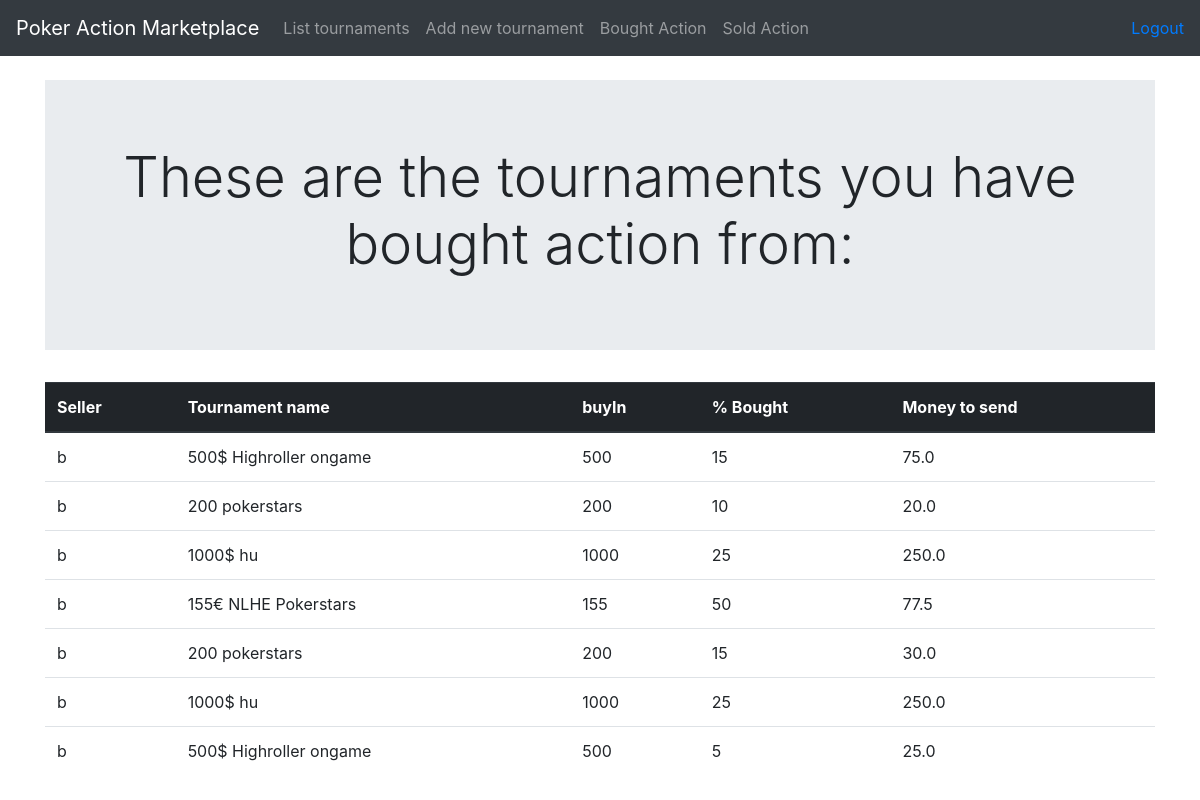
Screenshot of /tournaments/bought (signed in) with the database file from the repository.
### application/tournamentPackages/models.py (models this page shows, shortened)
class BoughtActionFromTournament(Base):
    tournament_package_id = db.Column(db.Integer, db.ForeignKey('tournament_package.id'), nullable=False)
    seller_name = db.Column(db.String(144), nullable=False)
    buyer_id = db.Column(db.Integer, db.ForeignKey('account.id'), nullable=False)
    actionboughtpct = db.Column(db.Integer, nullable=False)

class TournamentPackage(Base):
    tournament = db.Column(db.String(144), nullable=False)
    buyin = db.Column(db.Integer, nullable=False)
    pcttobesold = db.Column(db.Integer, nullable=False)
    pctleft = db.Column(db.Integer, nullable=False)
    account_id = db.Column(db.Integer, db.ForeignKey('account.id'), nullable=False)
    @staticmethod
    def tournaments_bought_action_from(id):
        stmt = text("SELECT bought_action_from_tournament.seller_name, tournament_package.tournament, tournament_package.buyIn, bought_action_from_tournament.actionboughtpct FROM account"
                " LEFT JOIN bought_action_from_tournament ON account.id = bought_action_from_tournament.buyer_id"
                " LEFT JOIN tournament_package ON bought_action_from_tournament.tournament_package_id = tournament_package.id"
                " WHERE bought_action_from_tournament.buyer_id = {}".format(id))
        res = db.engine.execute(stmt)
        asAnArray = []
        for row in res:
            temp = list(row)
            asAnArray.append(temp)
        return asAnArray

### application/tournamentPackages/views.py (the view)
@app.route('/tournaments/bought', methods=["GET"])
@login_required
def show_purchased_tournaments():
    boughtTournaments = TournamentPackage.tournaments_bought_action_from(current_user.id)
    print(type(boughtTournaments))
    for row in boughtTournaments:
        print(type(row))
        print(row)
    return render_template('tournaments/bought.html', boughtTournaments = boughtTournaments)
    return True

### application/__init__.py (called while the page is built)
@login_manager.user_loader
def load_user(user_id):
    return User.query.get(user_id)

### application/templates/tournaments/bought.html (shortened to what this page needs)
{% extends "layout.html" %}
{% block body %}
<div class="jumbotron jumbotron-fluid">
  <div class="container">
    <h1 class="display-4" align=center>These are the tournaments you have bought action from:</h1>
  </div>
</div>
<table class="table">
  <thead class="thead-dark">
  <th scope="col">Seller</th>
  <th scope="col">Tournament name</th>
  <th scope="col">buyIn</th>
  <th scope="col">% Bought</th>
  <th scope="col">Money to send</th>
  </thead>
  <tbody>
  {% for tournament in boughtTournaments %}
  <tr>
    <td>{{ tournament[0] }}</td>
    <td>{{ tournament[1] }}</td>
    <td>{{ tournament[2] }}</td>
    <td>{{ tournament[3] }}</td>
    <td>{{ (tournament[2]*(tournament[3]/100)) }}</td>
  </tr>
{% endfor %}
</tbody>
</table>
{% endblock %}

### rows the page displays
BoughtActionFromTournament: seller_name "b", tournament "500$ Highroller ongame", buyin "500", actionboughtpct "15"
TournamentPackage: (tournament[2]*(tournament[3]/100)) "75.0", (tournament[2]*(tournament[3]/100)) "25.0"
BoughtActionFromTournament: seller_name "b", tournament "200 pokerstars", buyin "200", actionboughtpct "10"
TournamentPackage: (tournament[2]*(tournament[3]/100)) "20.0", (tournament[2]*(tournament[3]/100)) "30.0"
BoughtActionFromTournament: seller_name "b", tournament "1000$ hu", buyin "1000", actionboughtpct "25"
TournamentPackage: (tournament[2]*(tournament[3]/100)) "250.0"
BoughtActionFromTournament: seller_name "b", tournament "155€ NLHE Pokerstars", buyin "155", actionboughtpct "50"
TournamentPackage: (tournament[2]*(tournament[3]/100)) "77.5"
BoughtActionFromTournament: seller_name "b", tournament "200 pokerstars", buyin "200", actionboughtpct "15"
BoughtActionFromTournament: seller_name "b", tournament "1000$ hu", buyin "1000", actionboughtpct "25"
BoughtActionFromTournament: seller_name "b", tournament "500$ Highroller ongame", buyin "500", actionboughtpct "5"
